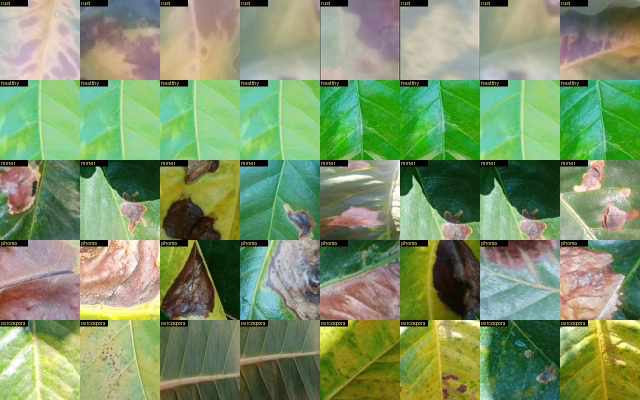
#> input picture data/field/kenya/sample_sheet.jpg, 1280 x 800 px (shown at 1/2 size)
$ python -i prepare_field.py   (imports and definitions only)
#> lines starting #> are read from the running program, lines starting #| are printed output that depends on the picture
#!/usr/bin/env -S uv run --script
# /// script
# requires-python = ">=3.10"
# dependencies = ["pillow", "numpy"]
# ///
"""Prepare real coffee leaf field photos. They are used only to TEST, never to train.

  uv run scripts/prepare_field.py uganda
  uv run scripts/prepare_field.py kenya

Writes data/field/<set>/{images/, manifest.csv, audit.json, README.md}. The manifest has the same
columns the scoring code reads from data/bracol/manifest.csv: id, image, rust, group, severity, split.
Near-duplicates (flips, 90 degree turns, brightness changes) are grouped with a 256 bit image hash,
and one photo per group is kept. Photos turned by other angles cannot be caught this way.
"""
import argparse
import csv
import hashlib
import json
import random
import shutil
import sys
import time
import urllib.error
import urllib.parse
import urllib.request
from pathlib import Path

import numpy as np
from PIL import Image

ROOT = Path(__file__).resolve().parent.parent
FIELD = ROOT / "data" / "field"
FIELDS = ["id", "image", "source", "split", "group", "rust", "severity", "label_name", "width", "height",
          "sha256", "cluster", "cluster_size", "in_eval"]
NEAR_DUP_BITS = 24  # of 256. Checked by eye on the Uganda set, see audit.json.
EVAL_PER_SIDE = 150  # the small balanced set that is scored first


def dihedral_hashes(im):
    """256 bit difference hash of the 8 flips and turns of a photo. Shape (8, 4) words."""
    out = []
    for flip in (False, True):
        base = im.transpose(Image.FLIP_LEFT_RIGHT) if flip else im
        for k in range(4):
            v = base.rotate(90 * k, expand=True) if k else base
            g = np.asarray(v.convert("L").resize((17, 16), Image.LANCZOS), dtype=np.int16)
            bits = (g[:, 1:] > g[:, :-1]).flatten()
            out.append(np.frombuffer(np.packbits(bits).tobytes(), dtype=">u8").astype(np.uint64))
    return np.stack(out)


# [20 lines left out: function cluster, not called in this run]


def sweep(hashes, bits_list=(8, 16, 24, 32, 48, 64)):
    return {b: len(set(cluster(hashes, b))) for b in bits_list}


# [108 lines left out: functions build, uganda, api, not called in this run]


KENYA_NOTES = [
        "Source: JMuBEN and JMuBEN2, Mutira plantation, Kirinyaga county, Kenya, Mendeley Data doi 10.17632/tgv3zb82nd.1 "
        "and 10.17632/t2r6rszp5c.1, CC BY. Read through the Hugging Face copy Project-AgML/arabica_coffee_leaf_disease_classification "
        "(CC BY 4.0, 58,549 images). Only a random sample of single rows was fetched, a few MB.",
        "What it is: Fujifilm X-T4 photos taken on sunny, windy and cloudy days, both leaf sides, cropped to the centre square, "
        "labelled by a pathologist in the field. In this copy every image is 128x128, so lesions are small.",
        "What it does not cover: whole plants, hands, phone cameras, and severity (the severity column is empty).",
        "Known problems: many photos may come from the same leaf, so neighbouring rows were not taken together. "
        "Near-duplicates under flips and 90 degree turns were removed by image hash.",
        "Warning: in the Hugging Face copy the colours look shifted. Rust photos are pale and mauve with few orange spots, "
        "healthy photos are cyan-green, and many photos come in near-copy pairs. Swapping red and blue does not fix it. "
        "Treat this set as a stress test, not as evidence of field accuracy.",
        "Use: test only. Never train on it."]


# [60 lines left out: functions kenya, readme, not called in this run]


# [4 lines not run here, left out]

>>> from PIL import Image
>>> picture = Image.open('../data/field/kenya/sample_sheet.jpg')
#> picture is the input picture: PIL image 1280x800 RGB; mean R, G, B 125, 147.4, 104.4
>>> result = dihedral_hashes(picture)
#> the loop in dihedral_hashes, `for flip in (False, True):` made 2 passes
#> pass 2, in dihedral_hashes, `base = im.transpose(Image.FLIP_LEFT_RIGHT) if flip else im`:
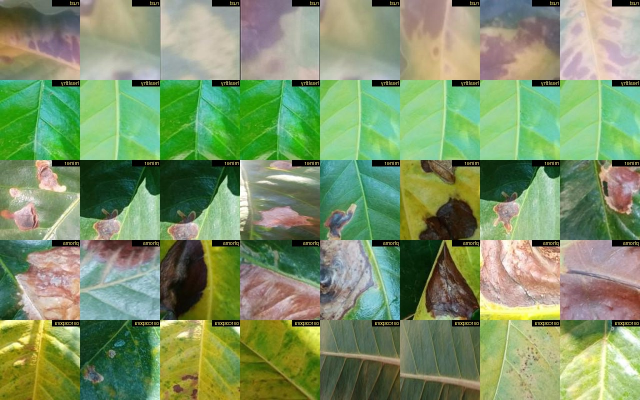
#> base: PIL image 1280x800 RGB (shown at 1/2 size); mean R, G, B 125, 147.4, 104.4
#> after the loop in dihedral_hashes, `for flip in (False, True):`: out = 8 items
#> result = [[11105932900525451821, 12261237076885723338, 5533769931139507850, 16616709455884812787], [14356573120942561715, 9911518555129563700, 7521250388228233326, 17999437604170668142], [3493166444125464216, 12580961245342477517, 12458371258178530218, 5452411257207610278], [9936798320119032928, 9936285897201089001, 15252833342910680686, 3631082630200214300], [6604101366235679658, 16981644460442430693, 3228387796198141592, 12004506886882668666], [10983937984770013642, 15595676461931980896, 14570489706805234060, 15686998147990603580], [9363834524514313882, 16612343402057321675, 6398096231178480168, 12262627940178696736], [14059379507893711460, 14875044790488847276, 18008198796254677476, 12421133813032978918]]

$ run again, on data/field/kenya/raw/Healthy_17549.jpg
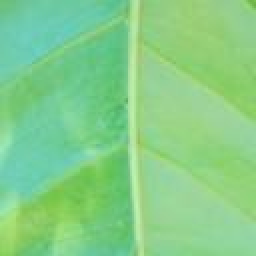
#> input picture data/field/kenya/raw/Healthy_17549.jpg, 128 x 128 px (shown 2 times larger)
#> picture is the input picture: PIL image 128x128 RGB; mean R, G, B 132.4, 206.9, 136.7
#> the loop in dihedral_hashes, `for flip in (False, True):` made 2 passes
#> pass 2, in dihedral_hashes, `base = im.transpose(Image.FLIP_LEFT_RIGHT) if flip else im`:
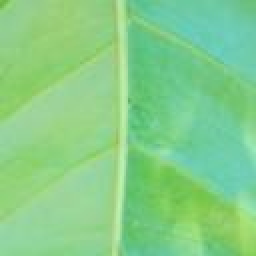
#> base: PIL image 128x128 RGB (shown 2 times larger); mean R, G, B 132.4, 206.9, 136.7
#> after the loop in dihedral_hashes, `for flip in (False, True):`: out = 8 items
#> result = [[13955113328635871628, 694171930754306476, 1847405635459614128, 984091091267957159], [9445779308237294640, 10966436791388256832, 11066896642929839694, 11990736515662140316], [752948258102569551, 17464249560364548711, 9400642385806080622, 1044380425533041252], [14281160935893113240, 10199575653993829990, 18276347271702836134, 16415518987466213148], [12278134490898239102, 13433800580136010357, 173127234653188701, 16883874550695266931], [15248294816087582311, 14865995116436035989, 13420931916742826032, 878243949938770710], [3577883023131151784, 409882130657778083, 5885203780268525986, 111624248054956458], [9735871563404403663, 17556976961786674594, 6225808696929455500, 1844457250714076720]]

$ run again, on data/field/kenya/raw/Healthy_30654.jpg
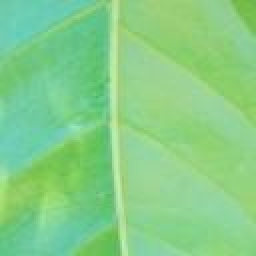
#> input picture data/field/kenya/raw/Healthy_30654.jpg, 128 x 128 px (shown 2 times larger)
#> picture is the input picture: PIL image 128x128 RGB; mean R, G, B 132.9, 207, 135.6
#> the loop in dihedral_hashes, `for flip in (False, True):` made 2 passes
#> pass 2, in dihedral_hashes, `base = im.transpose(Image.FLIP_LEFT_RIGHT) if flip else im`:
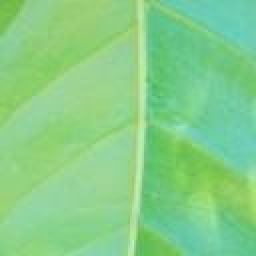
#> base: PIL image 128x128 RGB (shown 2 times larger); mean R, G, B 132.9, 207, 135.6
#> after the loop in dihedral_hashes, `for flip in (False, True):`: out = 8 items
#> result = [[10541838649284760205, 7089759076505621062, 3676990372363576136, 7154077335990223180], [14640223995274284145, 11018391569779751075, 7313901131329060649, 11283936662382692001], [14788700947902742841, 7870947614452883250, 10211842591368419513, 5672041561521310886], [8690879984780632774, 7134725471548341824, 4233797905715194086, 8128260172528666924], [14746643054613974711, 1781579066411552183, 2247926424158039355, 13923301804892278076], [14312735743453994136, 4551176810608747904, 8692854245591980265, 5508199734355479340], [13928757742084711240, 2542311965490098951, 1316777568762946147, 1336726975668458060], [14496174083505352909, 7558866405437946561, 18320878105625060099, 16340966440243591324]]
